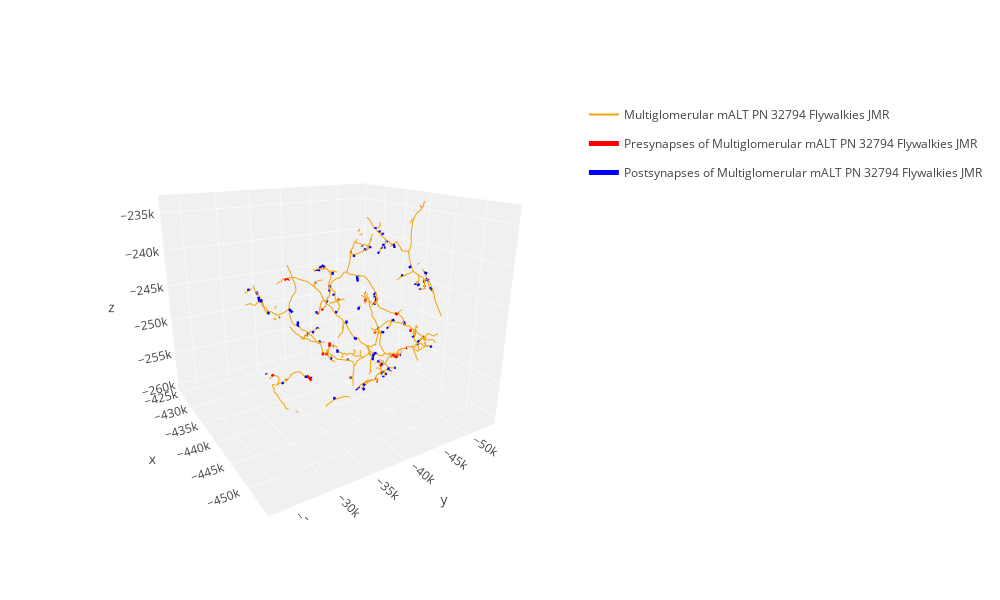

Notebook cell for this chart:
### Code cell
# Plot the neuron in VA1v with the connectors
pymaid.plot3d(n_in_glom1, connectors = True)

### Figure 1 — Plotly figure (JSON) as saved in the notebook; plotly's stock layout.template omitted (floating-point values rounded to 4 significant figures; data arrays with more than 128 entries replaced by an {"elided": "..."} marker saying what was removed)
{"data": [{"hoverinfo": "none", "legendgroup": "Multiglomerular mALT PN 32794 Flywalkies JMR", "line": {"color": "rgb(242, 165, 10)", "width": 2}, "mode": "lines", "name": "Multiglomerular mALT PN 32794 Flywalkies JMR", "showlegend": true, "type": "scatter3d", "uid": "fd64e320-e4ca-4bcb-a6d4-67f11a0951d4", "x": {"elided": "1858 int values"}, "y": {"elided": "1858 int values"}, "z": {"elided": "1858 int values"}}, {"hoverinfo": "none", "line": {"color": "rgb(255, 0, 0)", "width": 5}, "mode": "lines", "name": "Presynapses of Multiglomerular mALT PN 32794 Flywalkies JMR", "showlegend": true, "type": "scatter3d", "uid": "8cdcd611-a6c2-40c2-a374-44efd3502910", "x": [-452892, -452936, null, -445116, -444860, null, -439524, -439120, null, -439300, -439240, null, -439604, -439168, null, -433928, -433984, null, -435614, -435394, null, -449834, -449620, null, -442135, -442272, null, -445068, -444547, null, -445701, -445748, null, -447324, -447142, null, -443428, -442322, null, -441832, -441644, null, -441886, -441738, null, -439870, -440264, null, -438865, -439508, null, -438625, -439120, null, -442712, -442856, null, -452770, -452830, null, -452638, -452608, null, -432388, -432851, null, -445264, -444896, null, -445092, -444884, null, -441893, -441803, null, -441089, -440965, null, -432068, -432162, null, -434362, -433946, null, -444633, -444524, null, -452660, -452844, null, -446968, -447104, null], "y": [-29880, -29880, null, -30120, -30120, null, -50720, -50720, null, -51320, -51320, null, -50800, -50800, null, -33080, -33080, null, -40320, -40280, null, -43600, -43600, null, -44160, -44160, null, -45880, -45880, null, -47640, -47640, null, -48600, -48600, null, -33920, -33920, null, -45280, -45280, null, -45480, -45480, null, -47400, -47400, null, -51040, -51040, null, -50720, -50720, null, -52200, -52200, null, -30360, -30360, null, -30840, -30840, null, -44840, -44840, null, -29840, -29840, null, -30280, -30280, null, -44760, -44760, null, -52400, -52400, null, -42760, -42760, null, -32920, -32920, null, -34240, -34240, null, -31200, -31200, null, -39240, -39240, null], "z": [-246175, -245827, null, -240187, -240123, null, -256375, -256699, null, -256135, -256323, null, -256591, -256447, null, -257083, -257347, null, -248427, -248171, null, -249593, -249723, null, -246112, -246188, null, -247250, -247138, null, -249747, -249352, null, -250087, -250123, null, -254192, -253943, null, -257600, -257778, null, -258143, -258132, null, -256711, -256912, null, -256563, -256315, null, -256339, -256699, null, -244468, -244039, null, -246313, -245986, null, -245050, -245547, null, -248392, -248465, null, -240139, -240132, null, -240171, -240319, null, -250479, -250647, null, -234292, -234358, null, -243516, -243281, null, -256910, -257366, null, -245120, -244971, null, -245523, -245457, null, -243471, -243742, null]}, {"hoverinfo": "none", "line": {"color": "rgb(0, 0, 255)", "width": 5}, "mode": "lines", "name": "Postsynapses of Multiglomerular mALT PN 32794 Flywalkies JMR", "showlegend": true, "type": "scatter3d", "uid": "bcd98a37-194b-4f51-9f9b-696e714bd162", "x": {"elided": "315 int values"}, "y": {"elided": "315 int values"}, "z": {"elided": "315 int values"}}, {"hoverinfo": "none", "line": {"color": "rgb(0, 255, 0)", "width": 5}, "mode": "lines", "name": "Gap junctions of Multiglomerular mALT PN 32794 Flywalkies JMR", "showlegend": true, "type": "scatter3d", "uid": "20092503-9d3a-40e2-b86e-5e6cc91a1b0e", "x": [], "y": [], "z": []}], "layout": {"autosize": false, "height": 600, "scene": {"aspectmode": "data", "aspectratio": {"x": 1.011, "y": 1.067, "z": 0.9269}, "camera": {"eye": {"x": -1.743, "y": 1.071, "z": 0.71}, "up": {"x": 0, "y": 0, "z": 1}}, "xaxis": {"backgroundcolor": "rgb(240, 240, 240)", "gridcolor": "rgb(255, 255, 255)", "showbackground": true, "type": "linear", "zerolinecolor": "rgb(255, 255, 255)"}, "yaxis": {"backgroundcolor": "rgb(240, 240, 240)", "gridcolor": "rgb(255, 255, 255)", "showbackground": true, "type": "linear", "zerolinecolor": "rgb(255, 255, 255)"}, "zaxis": {"backgroundcolor": "rgb(240, 240, 240)", "gridcolor": "rgb(255, 255, 255)", "showbackground": true, "type": "linear", "zerolinecolor": "rgb(255, 255, 255)"}}, "width": 1000}}
